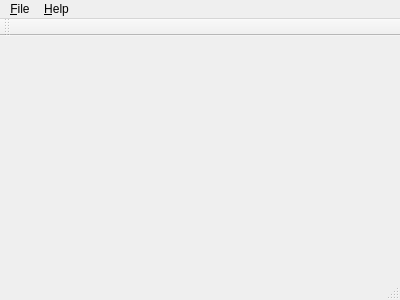
<?xml version="1.0" encoding="UTF-8"?>
<ui version="4.0">
 <class>MainWindow</class>
 <widget class="QMainWindow" name="MainWindow">
  <property name="geometry">
   <rect>
    <x>0</x>
    <y>0</y>
    <width>400</width>
    <height>300</height>
   </rect>
  </property>
  <property name="windowTitle">
   <string>Boolean</string>
  </property>
  <widget class="QWidget" name="centralWidget"/>
  <widget class="QMenuBar" name="menuBar">
   <property name="geometry">
    <rect>
     <x>0</x>
     <y>0</y>
     <width>400</width>
     <height>20</height>
    </rect>
   </property>
   <widget class="QMenu" name="menu_File">
    <property name="title">
     <string>&amp;File</string>
    </property>
    <addaction name="actionQuit"/>
   </widget>
   <widget class="QMenu" name="menu_Help">
    <property name="title">
     <string>&amp;Help</string>
    </property>
    <addaction name="actionAbout"/>
    <addaction name="actionAboutQt"/>
   </widget>
   <addaction name="menu_File"/>
   <addaction name="menu_Help"/>
  </widget>
  <widget class="QToolBar" name="mainToolBar">
   <attribute name="toolBarArea">
    <enum>TopToolBarArea</enum>
   </attribute>
   <attribute name="toolBarBreak">
    <bool>false</bool>
   </attribute>
  </widget>
  <widget class="QStatusBar" name="statusBar"/>
  <action name="actionQuit">
   <property name="text">
    <string>&amp;Quit</string>
   </property>
  </action>
  <action name="actionAboutQt">
   <property name="text">
    <string>About Qt</string>
   </property>
  </action>
  <action name="actionAbout">
   <property name="text">
    <string>About</string>
   </property>
  </action>
 </widget>
 <layoutdefault spacing="6" margin="11"/>
 <resources/>
 <connections>
  <connection>
   <sender>actionQuit</sender>
   <signal>triggered()</signal>
   <receiver>MainWindow</receiver>
   <slot>close()</slot>
   <hints>
    <hint type="sourcelabel">
     <x>-1</x>
     <y>-1</y>
    </hint>
    <hint type="destinationlabel">
     <x>199</x>
     <y>149</y>
    </hint>
   </hints>
  </connection>
  <connection>
   <sender>actionAbout</sender>
   <signal>triggered()</signal>
   <receiver>MainWindow</receiver>
   <slot>showAbout()</slot>
   <hints>
    <hint type="sourcelabel">
     <x>-1</x>
     <y>-1</y>
    </hint>
    <hint type="destinationlabel">
     <x>199</x>
     <y>149</y>
    </hint>
   </hints>
  </connection>
  <connection>
   <sender>actionAboutQt</sender>
   <signal>triggered()</signal>
   <receiver>MainWindow</receiver>
   <slot>showAboutQt()</slot>
   <hints>
    <hint type="sourcelabel">
     <x>-1</x>
     <y>-1</y>
    </hint>
    <hint type="destinationlabel">
     <x>199</x>
     <y>149</y>
    </hint>
   </hints>
  </connection>
 </connections>
 <slots>
  <slot>showAbout()</slot>
  <slot>showAboutQt()</slot>
 </slots>
</ui>
